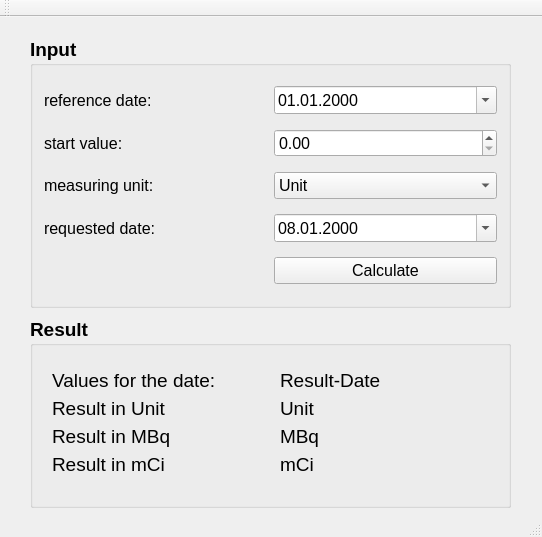
<?xml version="1.0" encoding="UTF-8"?>
<ui version="4.0">
 <class>MainWindow</class>
 <widget class="QMainWindow" name="MainWindow">
  <property name="geometry">
   <rect>
    <x>0</x>
    <y>0</y>
    <width>542</width>
    <height>537</height>
   </rect>
  </property>
  <property name="windowTitle">
   <string>Activity Conversion</string>
  </property>
  <widget class="QWidget" name="centralWidget">
   <widget class="QGroupBox" name="groupBox_input">
    <property name="geometry">
     <rect>
      <x>30</x>
      <y>20</y>
      <width>481</width>
      <height>271</height>
     </rect>
    </property>
    <property name="font">
     <font>
      <pointsize>14</pointsize>
      <weight>75</weight>
      <bold>true</bold>
     </font>
    </property>
    <property name="title">
     <string>Input</string>
    </property>
    <layout class="QGridLayout" name="gridLayout">
     <item row="0" column="0">
      <widget class="QLabel" name="label_startDate">
       <property name="font">
        <font>
         <pointsize>12</pointsize>
         <weight>50</weight>
         <bold>false</bold>
        </font>
       </property>
       <property name="text">
        <string>reference date:</string>
       </property>
      </widget>
     </item>
     <item row="0" column="1">
      <widget class="QDateEdit" name="dateEdit_startDate">
       <property name="font">
        <font>
         <pointsize>12</pointsize>
         <weight>50</weight>
         <bold>false</bold>
        </font>
       </property>
       <property name="maximumDate">
        <date>
         <year>7999</year>
         <month>12</month>
         <day>31</day>
        </date>
       </property>
       <property name="currentSection">
        <enum>QDateTimeEdit::MonthSection</enum>
       </property>
       <property name="displayFormat">
        <string>dd.MM.yyyy</string>
       </property>
       <property name="calendarPopup">
        <bool>true</bool>
       </property>
      </widget>
     </item>
     <item row="1" column="0">
      <widget class="QLabel" name="label_startValue">
       <property name="font">
        <font>
         <pointsize>12</pointsize>
         <weight>50</weight>
         <bold>false</bold>
        </font>
       </property>
       <property name="text">
        <string>start value:</string>
       </property>
      </widget>
     </item>
     <item row="1" column="1">
      <widget class="QDoubleSpinBox" name="doubleSpinBox_startValue">
       <property name="font">
        <font>
         <pointsize>12</pointsize>
         <weight>50</weight>
         <bold>false</bold>
        </font>
       </property>
       <property name="minimum">
        <double>0.000000000000000</double>
       </property>
       <property name="maximum">
        <double>10000.000000000000000</double>
       </property>
       <property name="singleStep">
        <double>0.010000000000000</double>
       </property>
      </widget>
     </item>
     <item row="2" column="0">
      <widget class="QLabel" name="label_mesUnit">
       <property name="font">
        <font>
         <pointsize>12</pointsize>
         <weight>50</weight>
         <bold>false</bold>
        </font>
       </property>
       <property name="text">
        <string>measuring unit:</string>
       </property>
      </widget>
     </item>
     <item row="2" column="1">
      <widget class="QComboBox" name="comboBox_mesUnit">
       <property name="font">
        <font>
         <pointsize>12</pointsize>
         <weight>50</weight>
         <bold>false</bold>
        </font>
       </property>
       <item>
        <property name="text">
         <string>Unit</string>
        </property>
       </item>
       <item>
        <property name="text">
         <string>mCi</string>
        </property>
       </item>
       <item>
        <property name="text">
         <string>MBq</string>
        </property>
       </item>
      </widget>
     </item>
     <item row="3" column="0">
      <widget class="QLabel" name="label_mesDate">
       <property name="font">
        <font>
         <pointsize>12</pointsize>
         <weight>50</weight>
         <bold>false</bold>
        </font>
       </property>
       <property name="text">
        <string>requested date:</string>
       </property>
      </widget>
     </item>
     <item row="3" column="1">
      <widget class="QDateEdit" name="dateEdit_mesDate">
       <property name="font">
        <font>
         <pointsize>12</pointsize>
         <weight>50</weight>
         <bold>false</bold>
        </font>
       </property>
       <property name="dateTime">
        <datetime>
         <hour>0</hour>
         <minute>0</minute>
         <second>0</second>
         <year>2000</year>
         <month>1</month>
         <day>8</day>
        </datetime>
       </property>
       <property name="maximumDate">
        <date>
         <year>7999</year>
         <month>12</month>
         <day>31</day>
        </date>
       </property>
       <property name="currentSection">
        <enum>QDateTimeEdit::DaySection</enum>
       </property>
       <property name="displayFormat">
        <string>dd.MM.yyyy</string>
       </property>
       <property name="calendarPopup">
        <bool>true</bool>
       </property>
      </widget>
     </item>
     <item row="4" column="1">
      <widget class="QPushButton" name="pushButton">
       <property name="font">
        <font>
         <pointsize>12</pointsize>
         <weight>50</weight>
         <bold>false</bold>
        </font>
       </property>
       <property name="text">
        <string>Calculate</string>
       </property>
      </widget>
     </item>
    </layout>
   </widget>
   <widget class="QGroupBox" name="groupBox_result">
    <property name="geometry">
     <rect>
      <x>30</x>
      <y>300</y>
      <width>481</width>
      <height>191</height>
     </rect>
    </property>
    <property name="font">
     <font>
      <pointsize>14</pointsize>
      <weight>75</weight>
      <bold>true</bold>
     </font>
    </property>
    <property name="title">
     <string>Result</string>
    </property>
    <widget class="QLabel" name="label_resUnit">
     <property name="geometry">
      <rect>
       <x>22</x>
       <y>80</y>
       <width>116</width>
       <height>22</height>
      </rect>
     </property>
     <property name="font">
      <font>
       <pointsize>14</pointsize>
       <weight>50</weight>
       <bold>false</bold>
      </font>
     </property>
     <property name="text">
      <string>Result in Unit</string>
     </property>
    </widget>
    <widget class="QLabel" name="label_unit">
     <property name="geometry">
      <rect>
       <x>250</x>
       <y>80</y>
       <width>37</width>
       <height>22</height>
      </rect>
     </property>
     <property name="font">
      <font>
       <pointsize>14</pointsize>
       <weight>50</weight>
       <bold>false</bold>
      </font>
     </property>
     <property name="text">
      <string>Unit</string>
     </property>
    </widget>
    <widget class="QLabel" name="label_resMBq">
     <property name="geometry">
      <rect>
       <x>22</x>
       <y>108</y>
       <width>120</width>
       <height>22</height>
      </rect>
     </property>
     <property name="font">
      <font>
       <pointsize>14</pointsize>
       <weight>50</weight>
       <bold>false</bold>
      </font>
     </property>
     <property name="text">
      <string>Result in MBq</string>
     </property>
    </widget>
    <widget class="QLabel" name="label_MBq">
     <property name="geometry">
      <rect>
       <x>250</x>
       <y>108</y>
       <width>40</width>
       <height>22</height>
      </rect>
     </property>
     <property name="font">
      <font>
       <pointsize>14</pointsize>
       <weight>50</weight>
       <bold>false</bold>
      </font>
     </property>
     <property name="text">
      <string>MBq</string>
     </property>
    </widget>
    <widget class="QLabel" name="label_resmCi">
     <property name="geometry">
      <rect>
       <x>22</x>
       <y>136</y>
       <width>113</width>
       <height>22</height>
      </rect>
     </property>
     <property name="font">
      <font>
       <pointsize>14</pointsize>
       <weight>50</weight>
       <bold>false</bold>
      </font>
     </property>
     <property name="text">
      <string>Result in mCi</string>
     </property>
    </widget>
    <widget class="QLabel" name="label_mCi">
     <property name="geometry">
      <rect>
       <x>250</x>
       <y>136</y>
       <width>33</width>
       <height>22</height>
      </rect>
     </property>
     <property name="font">
      <font>
       <pointsize>14</pointsize>
       <weight>50</weight>
       <bold>false</bold>
      </font>
     </property>
     <property name="text">
      <string>mCi</string>
     </property>
    </widget>
    <widget class="QLabel" name="label_resDate">
     <property name="geometry">
      <rect>
       <x>22</x>
       <y>52</y>
       <width>169</width>
       <height>22</height>
      </rect>
     </property>
     <property name="font">
      <font>
       <pointsize>14</pointsize>
       <weight>50</weight>
       <bold>false</bold>
      </font>
     </property>
     <property name="text">
      <string>Values for the date:</string>
     </property>
    </widget>
    <widget class="QLabel" name="label_date">
     <property name="geometry">
      <rect>
       <x>250</x>
       <y>52</y>
       <width>101</width>
       <height>22</height>
      </rect>
     </property>
     <property name="font">
      <font>
       <weight>50</weight>
       <bold>false</bold>
      </font>
     </property>
     <property name="text">
      <string>Result-Date</string>
     </property>
    </widget>
   </widget>
  </widget>
  <widget class="QToolBar" name="mainToolBar">
   <attribute name="toolBarArea">
    <enum>TopToolBarArea</enum>
   </attribute>
   <attribute name="toolBarBreak">
    <bool>false</bool>
   </attribute>
  </widget>
  <widget class="QStatusBar" name="statusBar"/>
 </widget>
 <layoutdefault spacing="6" margin="11"/>
 <resources/>
 <connections/>
</ui>
